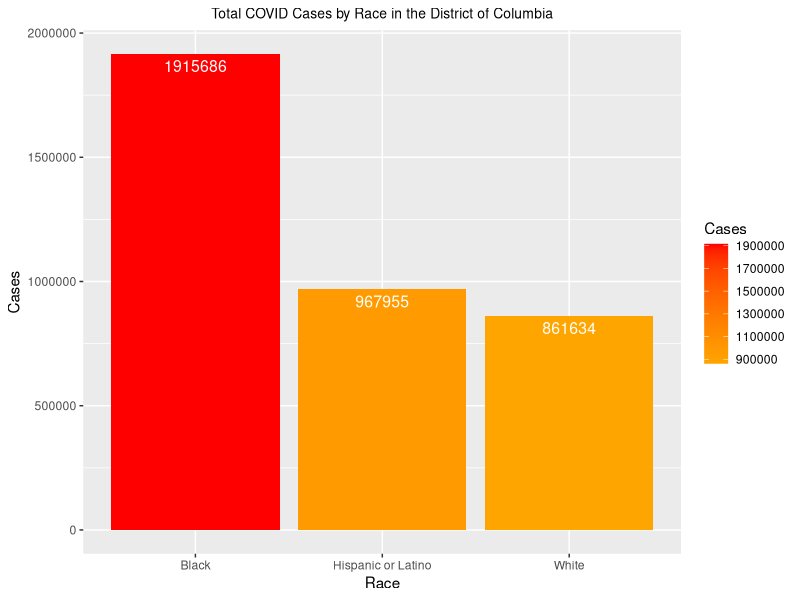

The R script that drew this image:
#Read in excel file data for census
library("readxl")
census19.data <- read_excel("2019censusdatabycounty.xlsx")

#Read in excel file data for dc 
dc.covid.data <- read_excel("dc.covid.data.xlsx")

#Create Data Frames
dc = data.frame(dc.covid.data)

#subset "total" row for ease when plotting
dc2 <- dc[-c(4), ]


#Plot county cases by race
library(tidyverse)
library(ggplot2)
library(viridis)

#dcplot
dcplot <- ggplot(dc2, aes(x = Race, y = Cases, fill = Cases)) +
  scale_fill_gradient(low = "orange", high = "red") +
  geom_bar(stat = "identity") +
  ggtitle("Total COVID Cases by Race in the District of Columbia") +
  theme(plot.title = element_text(hjust = 0.5, size = 10)) +
  geom_text(aes(label = Cases), vjust = 1.5, colour = "white", size = 4.0) 

print(dcplot)

png ("dc-cases-plot")
dev.off()






#https://coronavirus.dc.gov/data
#https://princegeorges.maps.arcgis.com/apps/MapSeries/index.html?appid=82fa5c47b1f542849ca6162ab1564453
#https://www.howardcountymd.gov/Departments/COVID-19-Coronavirus-Countywide-Updates
#https://www.census.gov/quickfacts/fact/table/washingtoncitydistrictofcolumbia,howardcountymaryland,princegeorgescountymaryland/PST045219
